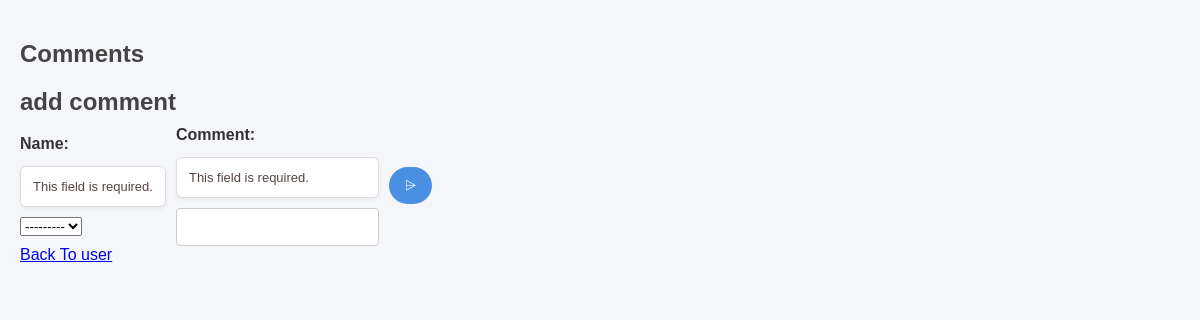
/comment/, run on an earlier commit of the app's database.
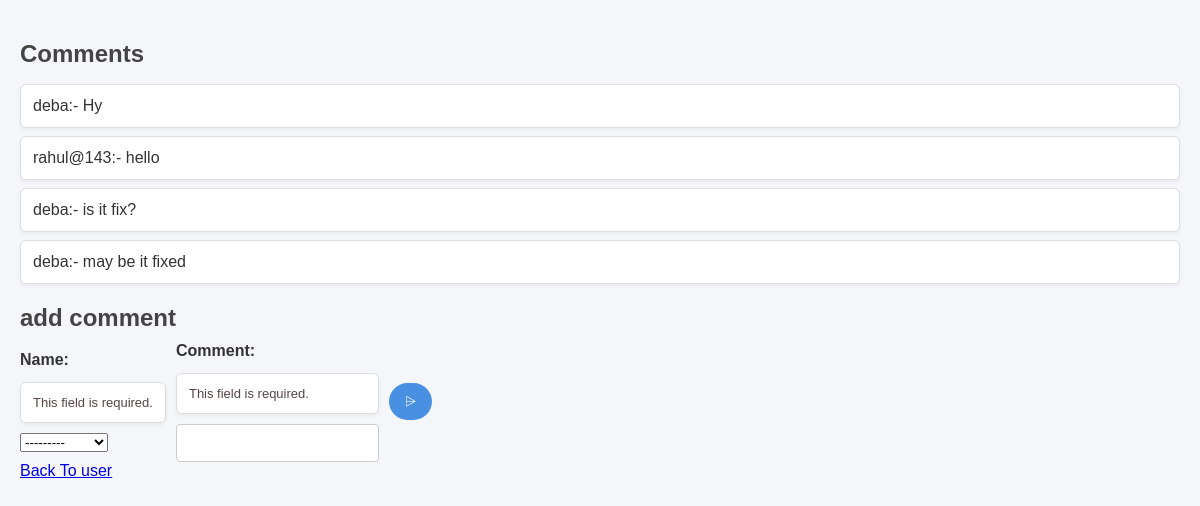
And on a later commit of the database.
### flight/models.py (models this page shows)
class UserComment(models.Model):
    name = models.ForeignKey(User, on_delete=models.CASCADE, related_name="user")
    comment = models.CharField(max_length=1000)
    def __str__(self):
        return f"{self.name}:- {self.comment}"

class User(models.Model):
    name = models.CharField(max_length=64)
    def __str__(self):
        return f"{self.name}"

### flight/views.py (the view, shortened to what this page needs)
# urls.py: path("comment/", views.commentSection, name="comment_section"),
def commentSection(request):
    return render(request, "flight/comment.html", {"form": CommentForm(request.POST), "comments":UserComment.objects.all(), "users":User.objects.all()})

### flight/views.py
class CommentForm(forms.ModelForm):
    class Meta:
        model = UserComment
        fields = '__all__'

### flight/templates/flight/comment.html (shortened to what this page needs)
{% extends 'flight/layout.html' %}
{% block body %}
    <h2>Comments</h2>
    <ul>
        {% for comment in comments %}
            <li>{{ comment }}</li>
        {% endfor %}
    </ul>
    <h2>add comment</h2>
        <form method="post" class="comment-form">
            {{ form }}
            <button type="submit">⩥</button>
        </form>
        <a href="{% url 'user_section' %}">Back To user</a>
{% endblock %}

### flight/templates/flight/layout.html (shortened to what this page needs)
{% load static %}
<!DOCTYPE html>
<html lang="en">
<head>
    <link rel="stylesheet" href="{% static 'flight/style.css' %}">
</head>
<body>
    {% block body %}
    {% endblock %}
</body>
</html>

### flight/static/flight/style.css (style rules this page uses)
body { font-family: Arial, sans-serif; background: #f5f6fa; color: #333; margin: 0; padding: 20px; }
h2 { margin-bottom: 10px; color: #444; }
ul { list-style: none; padding: 0; }
ul li { background: #fff; border: 1px solid #ddd; border-radius: 6px; padding: 12px; margin-bottom: 8px; box-shadow: 0 2px 4px rgba(0,0,0,0.05); }
form label { display: block; font-weight: bold; margin-bottom: 6px; }
.errorlist { color: #554644; font-size: 13px; margin-bottom: 10px; }
.comment-form { display: flex; align-items: center; gap: 10px; }
.comment-form input[type="text"] { flex: 1; padding: 10px; border: 1px solid #ccc; border-radius: 4px; font-size: 14px; }
button { size: 162px; background: #4a90e2; color: #fff; border: none; padding: 10px 16px; border-radius: 70px; cursor: pointer; font-size: 14px; transition: background 0.3s ease; }

What changed in the data, as far as the page shows it:
added UserComment: name+comment "deba:- Hy"
added UserComment: name+comment "rahul@143:- hello"
added UserComment: name+comment "deba:- is it fix?"
added UserComment: name+comment "deba:- may be it fixed"
added User: name "---------"
Also different on the page:
form field name: "---------" → (not shown)
